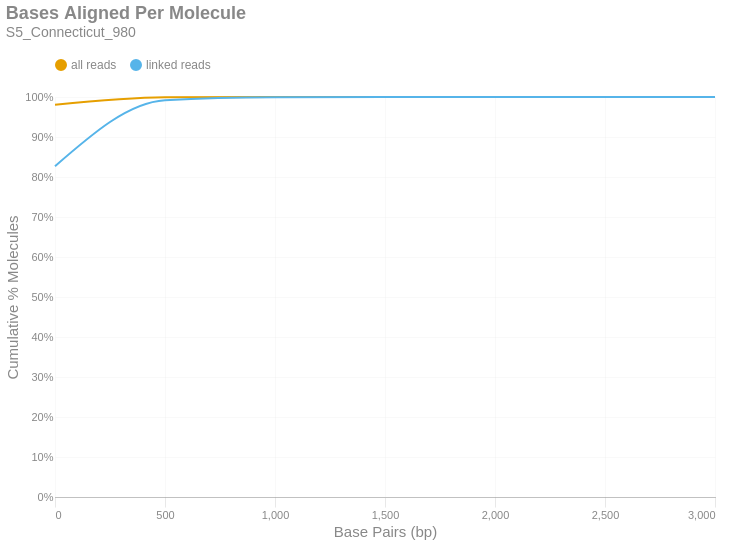

The notebook cell this image was saved under:
### Markdown cell above
### Bases Aligned Per Molecule
This is a cumulative frequency distribution showing the number of base pairs aligned per unique molecule. These data are shown in 500 bp bins. There are two distributions: one with `all reads` (yellow) and another with only `linked reads` (blue). The percent of molecules in the `linked reads` distribution is relative to the total number of linked molecules.

### Code cell
if SKIPLR:
    print_html(f"Skipped")
else:
    binned_df = consolidated_hist(valids['aligned_bp'], mask, 500, True)
    with SafeRender(binned_df):
        (
            density_plot(binned_df, 'Bases Aligned Per Molecule', samplename, 'basesper')
            .encode(
                x=alt.X('bin:Q', title="Base Pairs (bp)").axis(tickMinStep=500).scale(padding=0),
                y=alt.Y('value:Q', title='Cumulative % Molecules')
                    .axis(format='%')
                    .scale(domain = [0,1])
                    .stack(False),
                color=alt.Color("key:N").scale(domain = ["all reads", "linked reads"]),
                tooltip = [
                    alt.Tooltip("key:N", title = "Data Type"),
                    alt.Tooltip("range_label:N", title="Bases Aligned Per Molecule"),
                    alt.Tooltip("value:Q", format = ".2%", title="% Molecules (Cum.)")
                ]
            )
        ).display()

### Figure 1 — Vega-Lite specification as saved in the notebook (floating-point values rounded to 4 significant figures)
{"width": "container", "height": 400, "config": {"title": {"anchor": "start", "dy": -15, "fontSize": 18, "color": "#888888", "subtitleColor": "#888888", "subtitleFontSize": 14}, "arc": {"fill": "#0072B2"}, "axis": {"domainColor": "#888888", "domainWidth": 0.5, "gridWidth": 0.2, "grid": false, "titleFontWeight": 400, "titleFontSize": 15, "labelFontSize": 11, "labelColor": "#888888", "tickColor": "#888888", "tickWidth": 0.2, "titleColor": "#888888"}, "axisBand": {"grid": false}, "axisX": {"grid": true, "tickSize": 10, "domainCap": "round"}, "axisY": {"domain": false, "grid": true, "tickSize": 0, "domainCap": "round"}, "background": "transparent", "header": {"labelFontSize": 15, "labelColor": "#888888", "titleFontSize": 15, "titleFontWeight": 600, "titleColor": "#888888"}, "legend": {"labelFont": "sans-serif", "labelFontSize": 12, "labelColor": "#888888", "symbolSize": 100, "symbolType": "circle", "titleFontSize": 12, "titlePadding": 10, "titleColor": "#888888", "title": null, "orient": "top"}, "range": {"category": ["#E69F00", "#56B4E9", "#009E73", "#F0E442", "#0072B2", "#D55E00", "#CC79A7", "#000000"], "diverging": ["#cfe8f3", "#a2d4ec", "#73bfe2", "#46abdb", "#1696d2", "#12719e"]}, "area": {"fill": "#0072B2", "fillOpacity": 0.7, "line": true, "strokeOpacity": 0.7}, "line": {"color": "#0072B2", "stroke": "#0072B2", "strokeWidth": 2}, "trail": {"color": "#0072B2", "stroke": "#0072B2", "strokeWidth": 0, "size": 1}, "point": {"filled": true, "fillOpacity": 1.0, "size": 95}, "text": {"color": "#888888", "fontSize": 11, "align": "right", "fontWeight": 400, "size": 11}, "bar": {"fill": "#0072B2", "stroke": null}, "view": {"stroke": null, "continuousWidth": 660, "continuousHeight": 400}}, "data": {"name": "data-25c154f09801883e1ad1d44c2269c0c1"}, "mark": {"type": "line", "interpolate": "monotone", "point": {"opacity": 0, "size": 275}}, "encoding": {"color": {"field": "key", "scale": {"domain": ["all reads", "linked reads"]}, "type": "nominal"}, "tooltip": [{"field": "key", "title": "Data Type", "type": "nominal"}, {"field": "range_label", "title": "Bases Aligned Per Molecule", "type": "nominal"}, {"field": "value", "format": ".2%", "title": "% Molecules (Cum.)", "type": "quantitative"}], "x": {"axis": {"tickMinStep": 500}, "field": "bin", "scale": {"padding": 0}, "title": "Base Pairs (bp)", "type": "quantitative"}, "y": {"axis": {"format": "%"}, "field": "value", "scale": {"domain": [0, 1]}, "stack": false, "title": "Cumulative % Molecules", "type": "quantitative"}}, "params": [{"name": "param_c36ac31b6afebe62", "select": {"type": "point", "fields": ["key"]}, "bind": "legend"}], "title": {"text": "Bases Aligned Per Molecule", "subtitle": "S5_Connecticut_980"}, "transform": [{"fold": ["all reads (cumsum)", "linked reads (cumsum)"]}, {"calculate": "replace(datum.key, ' (cumsum)', '')", "as": "key"}, {"filter": {"param": "param_c36ac31b6afebe62"}}], "usermeta": {"embedOptions": {"downloadFileName": "S5_Connecticut_980.basesper"}}, "$schema": "https://vega.github.io/schema/vega-lite/v6.1.0.json", "datasets": {"data-25c154f09801883e1ad1d44c2269c0c1": [{"bin": "0.0", "interval": "0.0-500.0", "all reads": 0.9806, "linked reads": 0.8269, "all reads (cumsum)": 0.9806, "linked reads (cumsum)": 0.8269, "range_label": "0-499"}, {"bin": "500.0", "interval": "500.0-1000.0", "all reads": 0.01848, "linked reads": 0.1649, "all reads (cumsum)": 0.9991, "linked reads (cumsum)": 0.9918, "range_label": "500-999"}, {"bin": "1000.0", "interval": "1000.0-1500.0", "all reads": 0.0008411, "linked reads": 0.007596, "all reads (cumsum)": 0.9999, "linked reads (cumsum)": 0.9994, "range_label": "1000-1499"}, {"bin": "1500.0", "interval": "1500.0-2000.0", "all reads": 5.783e-05, "linked reads": 0.0005229, "all reads (cumsum)": 1.0, "linked reads (cumsum)": 0.9999, "range_label": "1500-1999"}, {"bin": "2000.0", "interval": "2000.0-2500.0", "all reads": 5.389e-06, "linked reads": 4.873e-05, "all reads (cumsum)": 1.0, "linked reads (cumsum)": 1.0, "range_label": "2000-2499"}, {"bin": "2500.0", "interval": "2500.0-3000.0", "all reads": 6.218e-07, "linked reads": 5.623e-06, "all reads (cumsum)": 1.0, "linked reads (cumsum)": 1.0, "range_label": "2500-2999"}, {"bin": "3000.0", "interval": "3000.0-3500.0", "all reads": 4.145e-07, "linked reads": 3.748e-06, "all reads (cumsum)": 1.0, "linked reads (cumsum)": 1.0, "range_label": "3000-3499"}]}}
